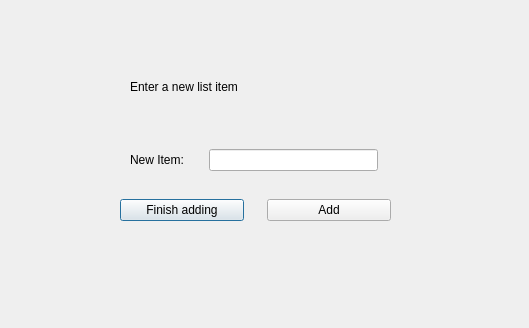
<?xml version="1.0" encoding="UTF-8"?>
<ui version="4.0">
 <class>add_items</class>
 <widget class="QDialog" name="add_items">
  <property name="geometry">
   <rect>
    <x>0</x>
    <y>0</y>
    <width>529</width>
    <height>328</height>
   </rect>
  </property>
  <property name="windowTitle">
   <string>Dialog</string>
  </property>
  <widget class="QWidget" name="layoutWidget">
   <property name="geometry">
    <rect>
     <x>130</x>
     <y>50</y>
     <width>248</width>
     <height>121</height>
    </rect>
   </property>
   <layout class="QVBoxLayout" name="verticalLayout">
    <property name="spacing">
     <number>25</number>
    </property>
    <item>
     <widget class="QLabel" name="label">
      <property name="text">
       <string>Enter a new list item</string>
      </property>
     </widget>
    </item>
    <item>
     <layout class="QHBoxLayout" name="horizontalLayout">
      <item>
       <widget class="QLabel" name="label_2">
        <property name="text">
         <string>New Item:</string>
        </property>
       </widget>
      </item>
      <item>
       <widget class="QLineEdit" name="numbers">
        <property name="acceptDrops">
         <bool>true</bool>
        </property>
        <property name="statusTip">
         <string/>
        </property>
        <property name="inputMethodHints">
         <set>Qt::ImhNone</set>
        </property>
       </widget>
      </item>
     </layout>
    </item>
   </layout>
  </widget>
  <widget class="QWidget" name="layoutWidget_2">
   <property name="geometry">
    <rect>
     <x>120</x>
     <y>190</y>
     <width>271</width>
     <height>41</height>
    </rect>
   </property>
   <layout class="QHBoxLayout" name="horizontalLayout_2">
    <property name="spacing">
     <number>23</number>
    </property>
    <property name="bottomMargin">
     <number>0</number>
    </property>
    <item>
     <widget class="QPushButton" name="finish_button">
      <property name="text">
       <string>Finish adding</string>
      </property>
     </widget>
    </item>
    <item>
     <widget class="QPushButton" name="save_button">
      <property name="text">
       <string>Add</string>
      </property>
     </widget>
    </item>
   </layout>
  </widget>
 </widget>
 <resources/>
 <connections/>
</ui>
